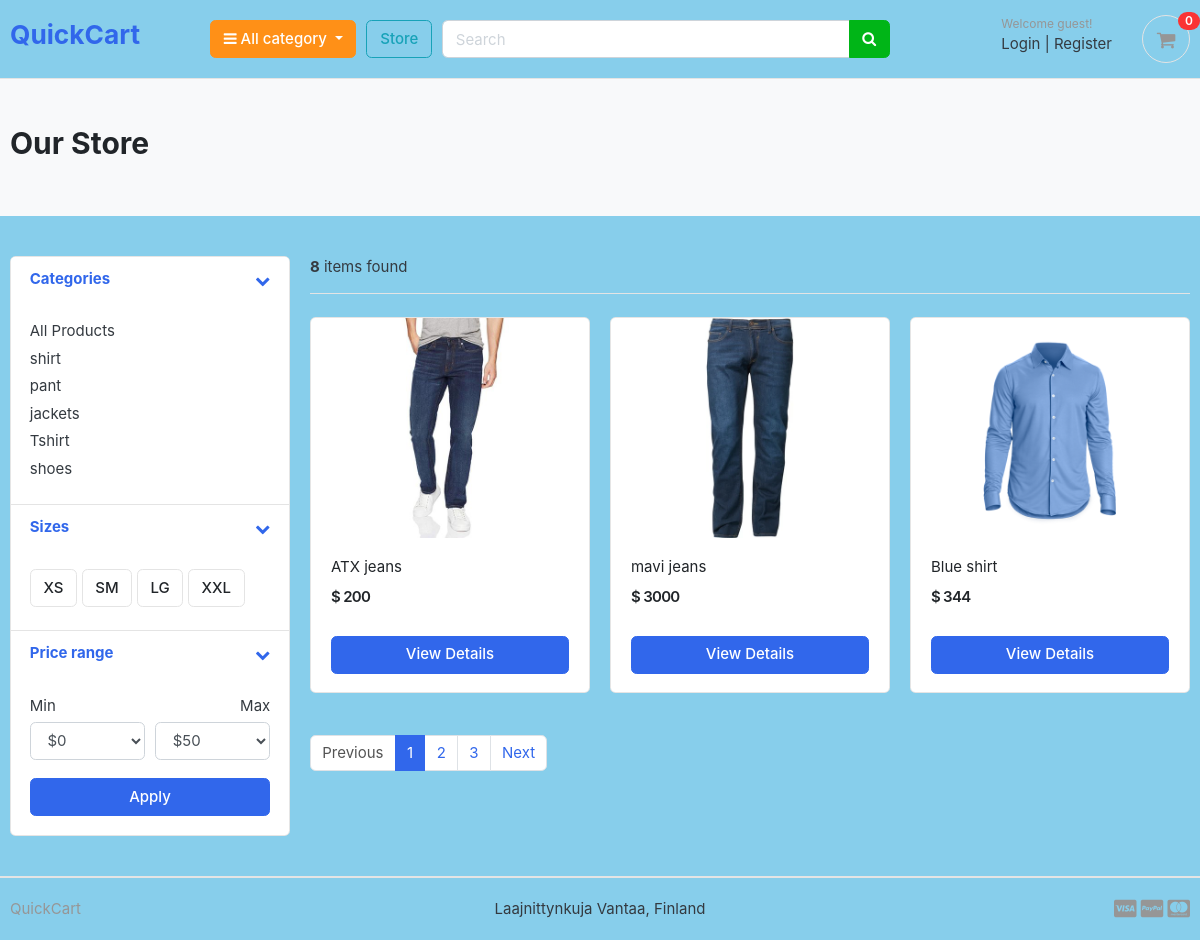
/store/, run on the app's committed database.
### category/models.py (models this page shows, shortened)
class Category(models.Model):
    category_name = models.CharField(max_length=50, unique=True)
    slug = models.SlugField(max_length=100, unique=True)
    description = models.TextField(max_length=255, blank=True)
    cat_image = models.ImageField(upload_to='photos/categories', blank=True)
    class Meta:
        verbose_name = 'category'
        verbose_name_plural = 'categories'
        print('.............................')
    def get_url(self):
        return reverse('products_by_category', args=[self.slug])

### store/models.py (models this page shows, shortened)
class Product(models.Model):
    product_name    = models.CharField(max_length=200, unique=True)
    slug            = models.SlugField(max_length=200, unique=True)
    description     = models.TextField(max_length=500, blank=True)
    price           = models.IntegerField()
    images          = models.ImageField(upload_to='photos/products')
    stock           = models.IntegerField()
    is_available    = models.BooleanField(default=True)
    category        = models.ForeignKey(Category, on_delete=models.CASCADE)
    created_date    = models.DateTimeField(auto_now_add=True)
    modified_date   = models.DateTimeField(auto_now=True)
    def get_url(self):
        return reverse('product_detail', args=[self.category.slug, self.slug])

### store/views.py (the view)
# urls.py: path('store/', include('store.urls')),
def store(request, category_slug=None):
    categories = None
    products = None
    if category_slug != None:
        categories = get_object_or_404(Category, slug=category_slug)
        products = Product.objects.filter(category=categories, is_available=True)
        paginator = Paginator(products, 1)
        page = request.GET.get('page')
        paged_products = paginator.get_page(page)
        product_count = products.count()
    else:
        products = Product.objects.all().filter(is_available=True).order_by('id')
        paginator = Paginator(products, 3)
        page = request.GET.get('page')
        paged_products = paginator.get_page(page)
        product_count = products.count()
    context = {
        'products': paged_products,
        'p_count': product_count,
    }
    return render(request, 'store/store.html', context)

### cart/context_processors.py (called while the page is built)
def counter(request):
    cart_count = 0
    if 'admin' in request.path:
        return {}
    else:
        try:
            cart = Cart.objects.filter(cart_id=_cart_id(request))
            if request.user.is_authenticated:
                cart_items = CartItem.objects.all().filter(user=request.user)
            else:
                cart_items = CartItem.objects.all().filter(cart=cart[:1])
            for cart_item in cart_items:
                cart_count += cart_item.quantity
        except Cart.DoesNotExist:
            cart_count = 0
    return dict(cart_count=cart_count)

### cart/views.py (called while the page is built)
def _cart_id(request):
    cart = request.session.session_key
    if not cart:
        cart = request.session.create()
    return cart

### category/context_processors.py (called while the page is built)
def menu_links(request):
    links = Category.objects.all()
    return dict(links=links)

### store/templates/store/store.html (shortened to what this page needs)
{% extends 'base.html' %} {% load static %} {% block content %}
<section class="section-pagetop bg">
  <div class="container">
    {% if 'search' in request.path %}
    <h2 class="title-page">Search Result</h2>
    {% else %}
    <h2 class="title-page">Our Store</h2>
    {% endif %}
  </div>
</section>
<section class="section-content padding-y">
  <div class="container">
    <div class="row">
      <aside class="col-md-3">
        <div class="card">
          <article class="filter-group">
            <header class="card-header">
              <a
                href="#"
                data-toggle="collapse"
                data-target="#collapse_1"
                aria-expanded="true"
                class=""
              >
                <i class="icon-control fa fa-chevron-down"></i>
                <h6 class="title">Categories</h6>
              </a>
            </header>
            <div class="filter-content collapse show" id="collapse_1" style="">
              <div class="card-body">
                <ul class="list-menu">
                  <li><a href="{% url 'store' %}">All Products </a></li>
                  {% for category in links %}
                  <li>
                    <a href="{{ category.get_url }}"
                      >{{ category.category_name }}
                    </a>
                  </li>
                  {% endfor %}
                </ul>
              </div>
            </div>
          </article>
          <article class="filter-group">
            <header class="card-header">
              <a
                href="#"
                data-toggle="collapse"
                data-target="#collapse_4"
                aria-expanded="true"
                class=""
              >
                <i class="icon-control fa fa-chevron-down"></i>
                <h6 class="title">Sizes</h6>
              </a>
            </header>
            <div class="filter-content collapse show" id="collapse_4" style="">
              <div class="card-body">
                <label class="checkbox-btn">
                  <span class="btn btn-light"> XS </span>
                </label>
                <label class="checkbox-btn">
                  <span class="btn btn-light"> SM </span>
                </label>
                <label class="checkbox-btn">
                  <span class="btn btn-light"> LG </span>
                </label>
                <label class="checkbox-btn">
                  <span class="btn btn-light"> XXL </span>
                </label>
              </div>
            </div>
          </article>
          <article class="filter-group">
            <header class="card-header">
              <a
                href="#"
                data-toggle="collapse"
                data-target="#collapse_3"
                aria-expanded="true"
                class=""
              >
                <i class="icon-control fa fa-chevron-down"></i>
                <h6 class="title">Price range</h6>
              </a>
            </header>
            <div class="filter-content collapse show" id="collapse_3" style="">
              <div class="card-body">
                <div class="form-row">
                  <div class="form-group col-md-6">
                    <label>Min</label>
                    <select class="mr-2 form-control">
                      <option value="0">$0</option>
                    </select>
                  </div>
                  <div class="form-group text-right col-md-6">
                    <label>Max</label>
                    <select class="mr-2 form-control">
                      <option value="50">$50</option>
                    </select>
                  </div>
                </div>
                <button class="btn btn-block btn-primary">Apply</button>
              </div>
            </div>
          </article>
        </div>
      </aside>
      <main class="col-md-9">
        <header class="border-bottom mb-4 pb-3">
          <div class="form-inline">
            <span class="mr-md-auto"
              ><b>{{ p_count }}</b> items found
            </span>
          </div>
        </header>
        <div class="row">
          {% if products %} {% for product in products %}
          <div class="col-md-4">
            <figure class="card card-product-grid">
              <div class="img-wrap">
                <a href="{{ product.get_url }}"
                  ><img src="{{ product.images.url }}"
                /></a>
              </div>
              <figcaption class="info-wrap">
                <div class="fix-height">
                  <a href="{{ product.get_url }}" class="title"
                    >{{ product.product_name }}</a
                  >
                  <div class="price-wrap mt-2">
                    <span class="price">$ {{ product.price }}</span>
                  </div>
                </div>
                <a
                  href="{{ product.get_url }}"
                  class="btn btn-block btn-primary"
                  >View Details
                </a>
              </figcaption>
            </figure>
          </div>
          {% endfor %} {% else %}
          <div>
            <h2>No result found. Please try again.</h2>
          </div>
          {% endif %}
        </div>
        <nav class="mt-4" aria-label="Page navigation sample">
          {% if products.has_other_pages %}
          <ul class="pagination">
            {% if products.has_previous %}
            <li class="page-item">
              <a
                class="page-link"
                href="?page={{products.previous_page_number}}"
                >Previous</a
              >
            </li>
            {% else %}
            <li class="page-item disabled">
              <a class="page-link" href="#">Previous</a>
            </li>
            {% endif %}
            {% for i in products.paginator.page_range %}
            {% if products.number == i %}
            <li class="page-item active">
              <a class="page-link" href="#">{{i}}</a>
            </li>
            {% else %}
            <li class="page-item">
              <a class="page-link" href="?page={{i}}">{{i}}</a>
            </li>
            {% endif %} {% endfor %} {% if products.has_next %}
            <li class="page-item">
              <a class="page-link" href="?page={{products.next_page_number}}"
                >Next</a
              >
            </li>
            {% else %}
            <li class="page-item disabled">
              <a class="page-link" href="#">Next</a>
            </li>
            {% endif %}
          </ul>
          {% endif %}
        </nav>
      </main>
    </div>
  </div>
</section>
{% endblock %}

### static/css/ui.css (style rules this page uses)
html { font-family: "Inter", sans-serif; font-size: 15px; }
.img-wrap { text-align: center; display: block; }
.img-wrap img { max-width: 100%; }
.price-wrap { letter-spacing: -0.7px; }
.padding-y { padding-top: 40px; padding-bottom: 40px; }
figure { margin-bottom: 0; }
article:after, .form-group:after { display: block; clear: both; content: ""; }
.bg { background-color: #f8f9fa; }
.title-page { color: #212529; }
.btn-light { background-color: #fff; border-color: #e4e4e4; }
[class*=list-] li:after { visibility: hidden; display: block; content: ""; overflow: hidden; height: 0; clear: both; }
.list-menu { list-style: none; margin: 0; padding-left: 0; }
.list-menu li { margin-bottom: 5px; }
.list-menu a { color: #343a40; }
[class*=card-product] a.title { color: #212529; display: block; }
[class*=card-product] .img-wrap { overflow: hidden; position: relative; }
[class*=card-product] .img-wrap img { height: 100%; max-width: 100%; width: auto; display: inline-block; -o-object-fit: cover; object-fit: cover; }
.card-product-grid { margin-bottom: 20px; }
.card-product-grid .img-wrap { border-radius: 0.2rem 0.2rem 0 0; height: 220px; }
.card-product-grid .info-wrap { overflow: hidden; padding: 18px 20px; }
.card-product-grid .fix-height { height: 80px; overflow: hidden; }
.card .img-wrap { overflow: hidden; }
.price { font-weight: 600; color: #212529; }
.icon-control { margin-top: 5px; float: right; font-size: 80%; }
.card-header .title { margin-bottom: 0; line-height: 1.5; }
.filter-group { border-bottom: 1px solid #e4e4e4; }
.filter-group .card-header { border-bottom: 0; }
.filter-group:last-child { border-bottom: 0; }
.checkbox-btn { position: relative; }
.section-pagetop { padding: 45px 0; }

### data on the page
Category: category_name "shirt"
Category: category_name "pant"
Category: category_name "jackets"
Category: category_name "Tshirt"
Category: category_name "shoes"
Product: images (picture), product_name "ATX jeans", price "200"
Product: images (picture), product_name "mavi jeans", price "3000"
Product: images (picture), product_name "Blue shirt", price "344"

### other printed values
{{ cart_count }} "0"
{{ p_count }} "8"
{{ i }} "1"
{{ i }} "2" "3"
